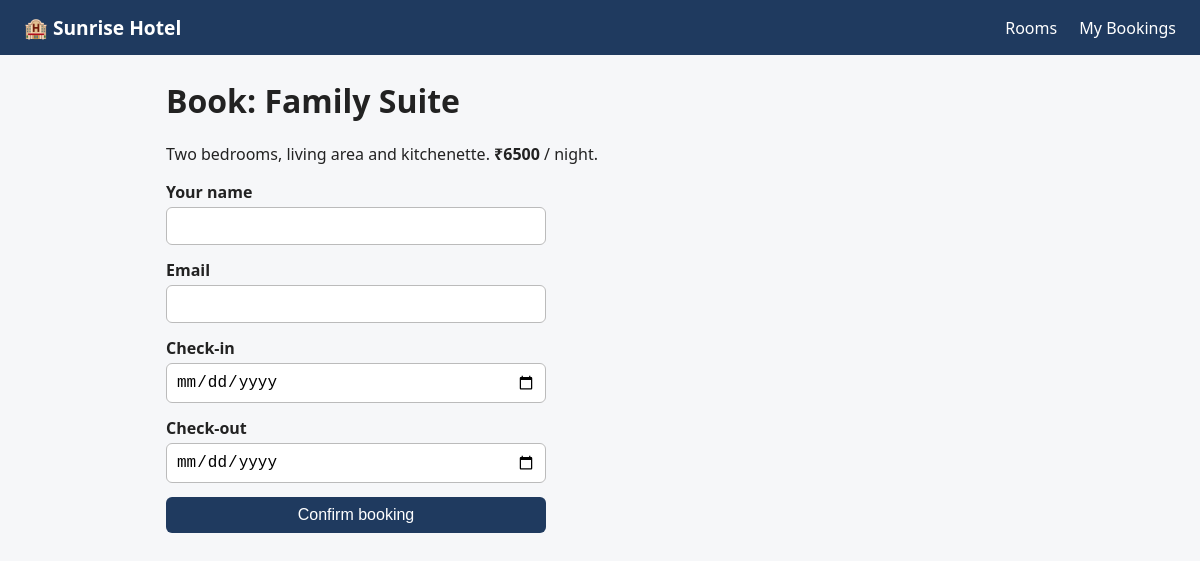
Page /book/3 on the committed database.
### tables this page shows
CREATE TABLE rooms (
            id INTEGER PRIMARY KEY AUTOINCREMENT,
            name TEXT NOT NULL,
            description TEXT,
            price_per_night INTEGER NOT NULL,
            capacity INTEGER NOT NULL
        );

### app.py (the view, shortened to what this page needs)
@app.route("/book/<int:room_id>", methods=["GET", "POST"])
def book(room_id):
    db = get_db()
    room = db.execute("SELECT * FROM rooms WHERE id = ?", (room_id,)).fetchone()
    if room is None:
        flash("Room not found.", "error")
        return redirect(url_for("index"))
    return render_template("book.html", room=room, today=date.today())

### app.py (called while the page is built)
def get_db():
    if "db" not in g:
        g.db = sqlite3.connect(DATABASE)
        g.db.row_factory = sqlite3.Row  # lets us use row["name"]
    return g.db

### templates/book.html
{% extends "base.html" %}
{% block content %}
<h1>Book: {{ room["name"] }}</h1>
<p>{{ room["description"] }} <strong>₹{{ room["price_per_night"] }}</strong> / night.</p>
<form method="post" class="form">
  <label>Your name
    <input type="text" name="guest_name" required>
  </label>
  <label>Email
    <input type="email" name="guest_email" required>
  </label>
  <label>Check-in
    <input type="date" name="check_in" min="{{ today }}" required>
  </label>
  <label>Check-out
    <input type="date" name="check_out" min="{{ today }}" required>
  </label>
  <button type="submit" class="btn">Confirm booking</button>
</form>
{% endblock %}

### static/style.css (style rules this page uses)
* { box-sizing: border-box; }
body { margin: 0; font-family: system-ui, sans-serif; background: #f6f7f9; color: #222; }
.btn { display: inline-block; padding: 9px 16px; background: #1f3a5f; color: #fff; border: 0; border-radius: 6px; cursor: pointer; text-decoration: none; font-size: 1rem; }
.form { display: grid; gap: 14px; max-width: 380px; margin-top: 16px; }
.form label { display: grid; gap: 4px; font-weight: 600; }
input { padding: 9px; border: 1px solid #bbb; border-radius: 6px; font-size: 1rem; }

### rows in the picture
rooms: name "Family Suite", description "Two bedrooms, living area and kitchenette.", price_per_night "6500"
